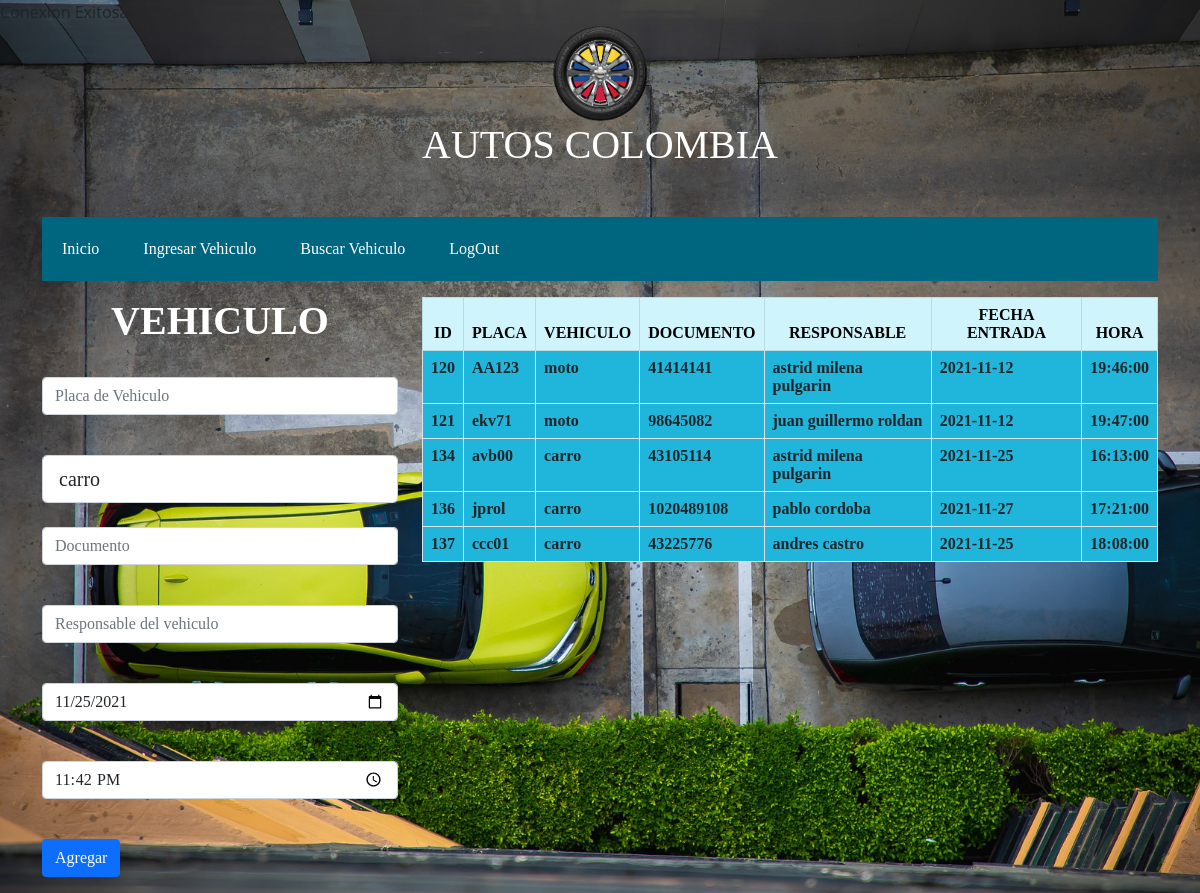
Page /insertar.php on the committed database.
### tables this page shows
CREATE TABLE `tb_automoviles` (
  `id` int(255) NOT NULL,
  `placa` varchar(5) NOT NULL,
  `tipo` varchar(10) NOT NULL,
  `documento` int(10) NOT NULL,
  `nombre` varchar(50) NOT NULL,
  `fecha` date DEFAULT NULL,
  `hora` time NOT NULL
);

### insertar.php (the view, shortened to what this page needs)
<?php
 $fecha_actual = date("Y-m-d");
 $hora_actual = date("H:i");
include("../db/config.php");
?>
<!DOCTYPE html>
<html lang="en">
<head>
    <link rel="stylesheet" href="../css/styles.css">
    <link href="https://cdn.jsdelivr.net/npm/bootstrap@5.0.0-beta1/dist/css/bootstrap.min.css" rel="stylesheet">
</head>
<body>
<div class="titulo">
    <img src="estilos/logo_autos_colombia.png" alt="">
    <h1>AUTOS COLOMBIA</h1>
</div>
<div class="container mt-5">
    <div>
            <nav class="barra_navegacion">
                <ul class="menu">
                    <li><a href="">Inicio</a> </li>
                    <li><a href="INSERTAR.php">Ingresar Vehiculo</a> </li>
                    <li><a href="./inicio/BUSCAR.php"> Buscar Vehiculo</a> </li>
                    <li><a href="logout.php" onclick="alerta()">LogOut</a> </li>
                </ul>
            </nav>
        </div>
    <div class="row">
        <div class="col-lg-4" >
            <form action="./inicio/INSERTAR.php" method="post" id="">
                <h1 class="titulo" style="color: white;"><strong>VEHICULO</strong></h1>
                <br>
                    <input type="text" name="placa" id="" class="form-control mb-3"  placeholder="Placa de Vehiculo" required><br>
                    <select name="tipo" id="" class=" form-control form-control-lg"> <option value="carro">carro</option><option value="moto">moto</option></select><br>
                    <input type="text" name="documento" id="" class="form-control mb-3" placeholder="Documento" required><br>
                    <input type="text" name="nombre" id="" class="form-control mb-3" placeholder="Responsable del vehiculo" required><br>
                    <input type="date" name="fecha" id="" class="form-control mb-3" value="<?=$fecha_actual?>" required><br>
                    <input type="time" name="hora" id="" class="form-control mb-3" value="<?=$hora_actual?>" required><br>
                    <input type="submit" value="Agregar" class="btn btn-primary">
                    </div>
                        <div class="col-lg-8">
            <table class="table table-bordered" style="background: rgb(32, 181, 218);;">
                <thead  id="tabla">
                    <tr class="table-info" style="text-align: center;">
                        <th >ID</th>
                        <th >PLACA</th>
                        <th >VEHICULO</th>
                        <th >DOCUMENTO</th>
                        <th >RESPONSABLE</th>
                        <th >FECHA ENTRADA</th>
                        <th >HORA</th>
                    </tr>
                </thead>
                <tbody>
                    <?php
                        $consulta = $con->query("SELECT * FROM tb_automoviles" );
                        while ($row=$consulta->fetch_array()){
                        ?>
                            <tr>
                                <th ><?php echo $row['id']?></th>
                                <th ><?php echo $row['placa']?></th>
                                <th ><?php echo $row['tipo']?></th>
                                <th ><?php echo $row['documento']?></th>
                                <th ><?php echo $row['nombre']?></th>
                                <th ><?php echo $row['fecha']?></th>
                                <th ><?php echo $row['hora']?></th>
                            </tr>
                    <?php } ?>
                </tbody>
            </table>
        </div>
        </div>
        </div>
</body>
</html>

### css/styles.css (style rules this page uses)
body { background-image: url("../estilos/fondoo.jpg"); zoom: 0%; background-size: cover; background-attachment: fixed; }
.menu { list-style: none; padding: 0; background: rgb(0, 102, 128); }
.menu li a { text-decoration: none; color: white; padding: 20px; display: block; }
.menu li { display: inline-block; text-align: center; }

### insertar.php (style rules this page uses)
* { font-family: 'Irish Grover', cursive; }
.titulo { text-align: center; color: white; }
img { width: 8%; }

### rows in the picture
tb_automoviles: id "120", placa "AA123", tipo "moto", documento "41414141", nombre "astrid milena pulgarin", fecha "2021-11-12", hora "19:46:00"
tb_automoviles: id "121", placa "ekv71", tipo "moto", documento "98645082", nombre "juan guillermo roldan", fecha "2021-11-12", hora "19:47:00"
tb_automoviles: id "134", placa "avb00", tipo "carro", documento "43105114", nombre "astrid milena pulgarin", fecha "2021-11-25", hora "16:13:00"
tb_automoviles: id "136", placa "jprol", tipo "carro", documento "1020489108", nombre "pablo cordoba", fecha "2021-11-27", hora "17:21:00"
tb_automoviles: id "137", placa "ccc01", tipo "carro", documento "43225776", nombre "andres castro", fecha "2021-11-25", hora "18:08:00"
